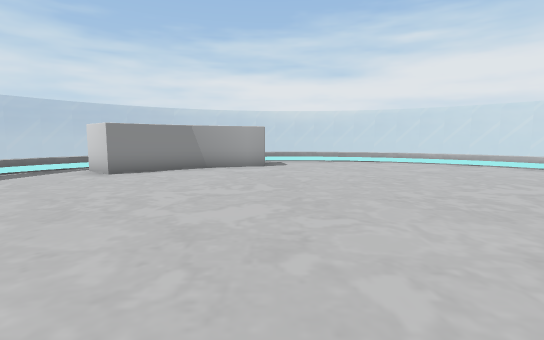
View 1 (above)

12 first-person views from a walk through a 3-D level made in the Unity game engine. The camera is 0.49 m above the floor, tilts 6° down and sees 85° across. The floor is counted in squares, 0.5 m on a side. Each view is taken from the middle of a square. On the plan, view 1 faces up. The plan holds only what a view shows up to about 12 squares ahead; the rest is blank. The player character is not drawn. Some surface patterns are stand-ins.

View 2
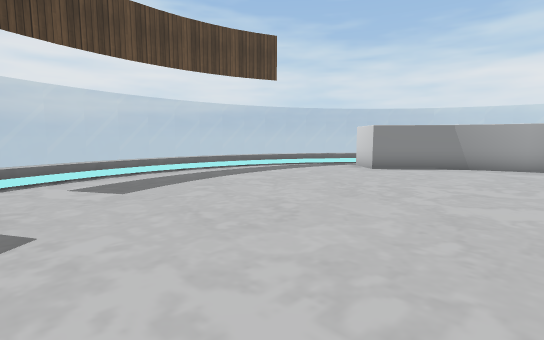

View 3
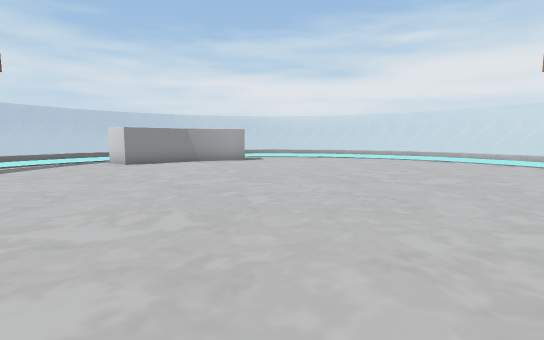

View 4
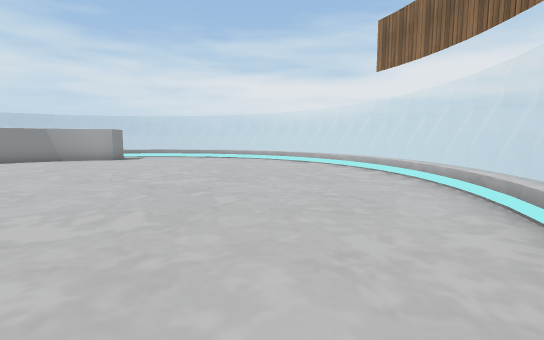

View 5
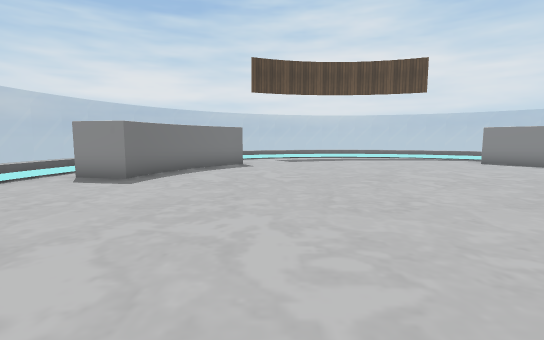

View 6
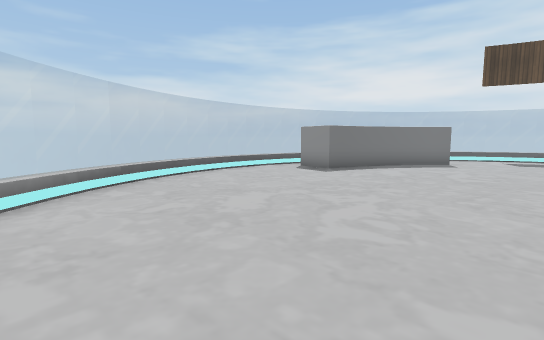

View 7
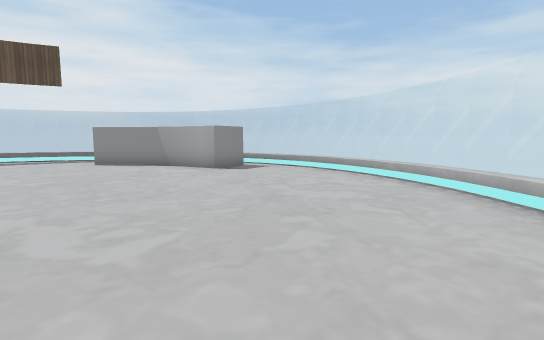

View 8
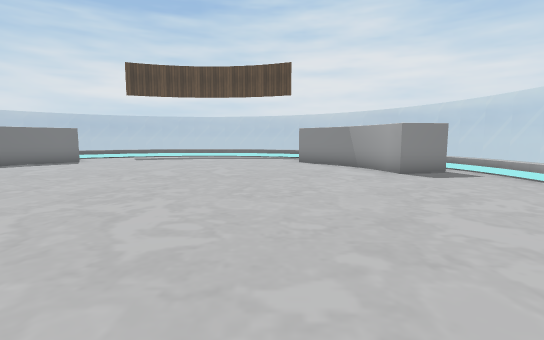

View 9
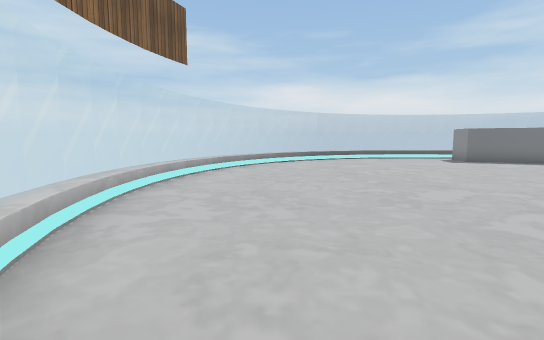

View 10
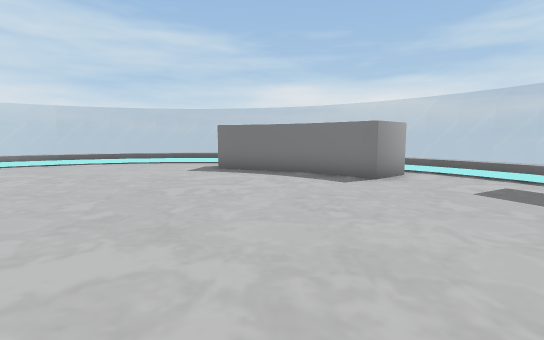

View 11
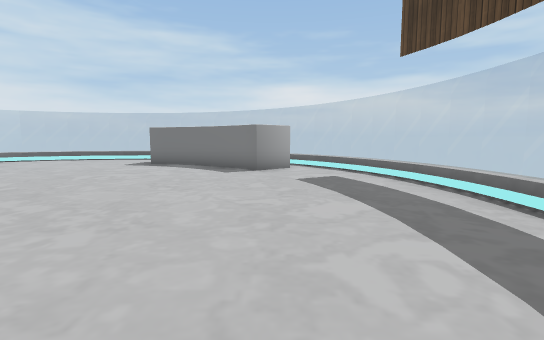

View 12
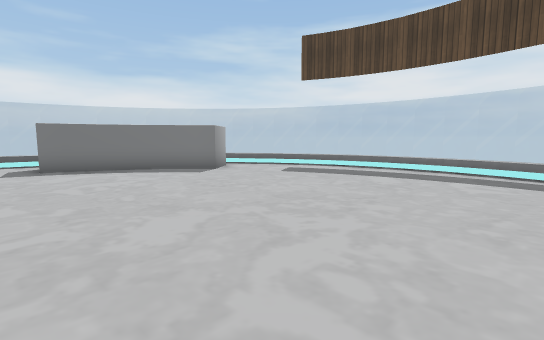

### Floor plan
Points are (right, up) in squares from view 1. A wall is a line through its corners. A room is listed if a view was taken in it or the views show most of it. See-through windows are left out.
Room 1 (views 1, 2, 3, 4, 5, 6, 7, 8, 9, 10, 11, 12)
walls: (-0.8, 10.5) (-2.1, 10); (-4, 8.6) (-4.5, 8.1) (-5.6, 9.1); (-2, 10.1) (-3.2, 9.4); (-3.1, 9.5) (-4.2, 8.5); (-4.1, -1.5) (-3.1, -2.5); (-0.9, -3.4) (-0.3, -3.6) (-0.5, -5.1); (-2.1, -3) (-0.8, -3.5); (-3.3, -2.4) (-2, -3); (-0.5, 12) (-0.2, 10.6) (-0.9, 10.4); (-5.6, -2) (-4.5, -1.1) (-4, -1.7)
low walls: (0.2, 13.1) (-1.5, 12.8); (1.9, 13.1) (0, 13.1); (3.6, 12.8) (1.8, 13.2); (6.6, 11.3) (5.1, 12.3) (3.5, 12.8); (-6.8, 9) (-7.8, 7.5); (-6.1, 10) (-6.9, 9); (8.6, 9.4) (7.8, 10.3) (6.5, 11.4); (9.8, 7.5) (8.9, 9); (-7.8, 7.6) (-8.3, 5.9); (10.3, 6) (9.7, 7.6); (-8.3, 6.1) (-8.6, 4.3); (-8.6, 4.5) (-8.6, 2.6); (-8.6, 2.7) (-8.3, 1); (10.6, 2.6) (10.6, 4.3) (10.3, 6.1); (10.3, 1) (10.6, 2.7); (-7.7, -0.5) (-6.9, -2.1); (-8.4, 1.1) (-7.7, -0.6); (-6.9, -1.9) (-5.9, -3.3); (9.7, -0.7) (10.3, 1.1); (7.8, -3.3) (8.9, -2) (9.8, -0.5); (6.4, -4.4) (7.9, -3.3); (3.5, -5.8) (5.2, -5.2); (5, -5.3) (6.6, -4.3); (1.8, -6.1) (3.6, -5.8); (-1.6, -5.8) (0.2, -6.1); (0.1, -6.1) (1.9, -6.1)

Where each view was taken, in squares from view 1:
view 1: 0 up, 0 right, facing up
view 2: 1 down, 0 right, facing up-left
view 3: 3 down, 1 right, facing up
view 4: 3 down, 7 right, facing up
view 5: 0 up, 7 right, facing left
view 6: 2 up, 8 right, facing down-left
view 7: 5 up, 8 right, facing up-left
view 8: 7 up, 8 right, facing left
view 9: 9 up, 8 right, facing down
view 10: 6 up, 2 left, facing down
view 11: 8 up, 5 left, facing down
view 12: 7 up, 1 right, facing down-left
